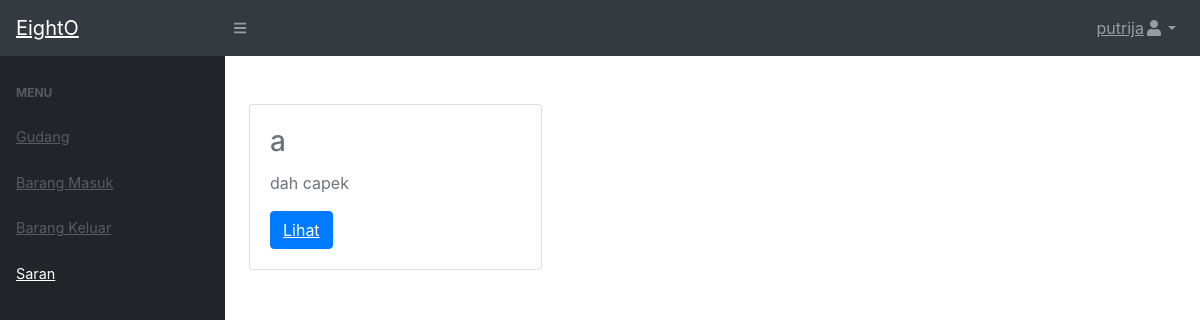
Before: /stockbarang/saran.php (signed in) with the older database file.
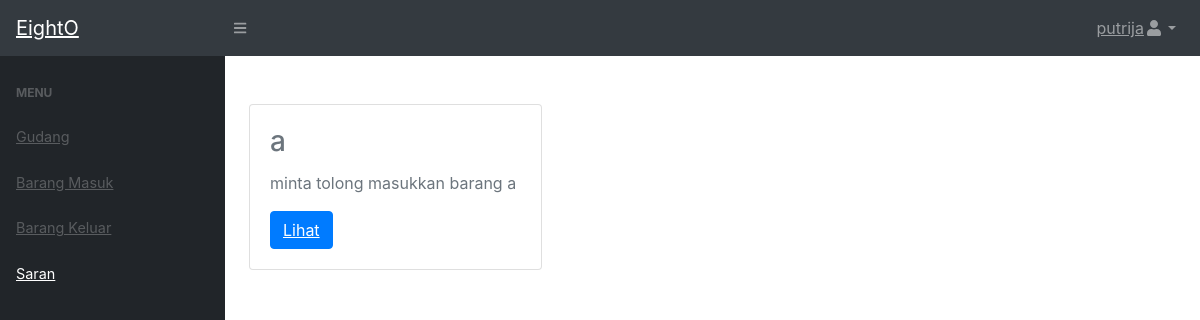
After: the same page with the newer database file.
### tables this page shows
CREATE TABLE `saran` (
  `idsaran` int(11) NOT NULL,
  `iduser` int(11) NOT NULL,
  `isi` text NOT NULL
);

CREATE TABLE `akun` (
  `id` int(20) NOT NULL,
  `username` varchar(20) NOT NULL,
  `email` varchar(100) NOT NULL,
  `password` text NOT NULL,
  `level` varchar(5) NOT NULL,
  `code` varchar(255) NOT NULL
);

### stockbarang/saran.php (the view, shortened to what this page needs)
<?php
    include "include/header.php";
?>
<?php
$ambil = $koneksi -> query("SELECT * FROM saran JOIN akun ON saran.iduser = akun.id");
while ($pecah = $ambil -> fetch_assoc()) { ?>
<div class="row mt-5">
    <div class="col-md-4">
        <div class="card">
            <div class="card-body">
                <h3 class="card-title"><?php echo $pecah['username'] ?></h3>
                <p class="card-text"><?php echo $pecah['isi'] ?></p>
                <a href="saran.php?id=<?php echo $pecah['id'] ?>" class="btn btn-primary">Lihat</a>
            </div>
        </div>
    </div>
</div>
<?php } ?>
<?php
    include "include/footer.php";
?>

### stockbarang/include/header.php (shortened to what this page needs)
<!DOCTYPE html>
<html lang="en">
    <head>
        <link href="css/styles.css" rel="stylesheet" />
        <link href="https://cdn.datatables.net/1.10.20/css/dataTables.bootstrap4.min.css" rel="stylesheet" />
    </head>
    <body class="sb-nav-fixed">
        <nav class="sb-topnav navbar navbar-expand navbar-dark bg-dark">
            <a class="navbar-brand" href="index.html">EightO</a>
            <button class="btn btn-link btn-sm order-1 order-lg-0" id="sidebarToggle" href="#"><i class="fas fa-bars"></i></button>
            <ul class="navbar-nav ml-auto">
                <li class="nav-item dropdown">
                    <a class="nav-link dropdown-toggle" id="userDropdown" href="#" role="button" data-toggle="dropdown" aria-haspopup="true" aria-expanded="false"><?php echo "$_SESSION[username]"; ?><i class="fas fa-user fa-fw"></i></a>
                </li>
            </ul>
        </nav>
        <div id="layoutSidenav">
            <div id="layoutSidenav_nav">
                <nav class="sb-sidenav accordion sb-sidenav-dark" id="sidenavAccordion">
                    <div class="sb-sidenav-menu">
                        <div class="nav">
                            <div class="sb-sidenav-menu-heading">Menu</div>
                            <?php if($_SESSION['level'] == 'admin'){ ?>
                            <a class="nav-link" href="index.php">
                                Gudang
                            </a>
                            <?php } ?>
                            <a class="nav-link" href="masuk.php">
                                Barang Masuk
                            </a>
                            <a class="nav-link" href="keluar.php">
                                Barang Keluar
                            </a>
                            <?php if($_SESSION['level'] == 'admin'){ ?>
                            <a class="nav-link" href="saran.php">
                                Saran
                            </a>
                            <?php } ?>
                        </div>
                    </div>
                </nav>
            </div>
            <div id="layoutSidenav_content">
                <main>
                    <div class="container-fluid">

### stockbarang/include/footer.php (shortened to what this page needs)
</div>
                </main>
            </div>
        </div>
    </body>

Changed rows visible on the page:
removed saran: iduser.username "a", isi "dah capek"
added saran: iduser.username "a", isi "minta tolong masukkan barang a"
